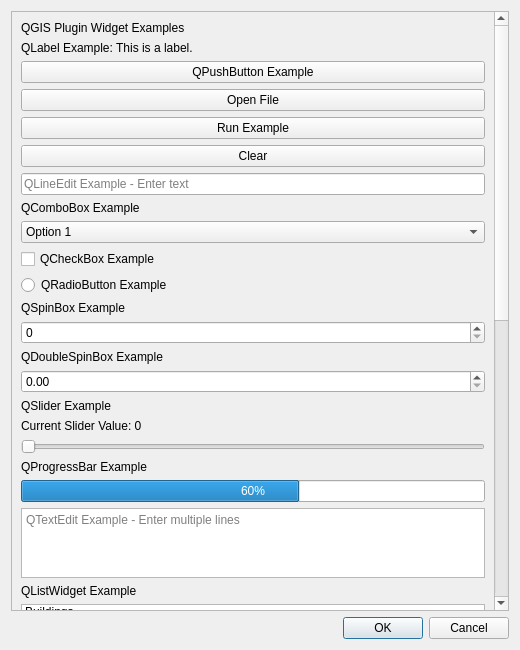
<?xml version='1.0' encoding='UTF-8'?>
<ui version="4.0">
 <class>InstitutionPluginTemplateDialogBase</class>
 <widget class="QDialog" name="InstitutionPluginTemplateDialogBase">
  <property name="geometry">
   <rect>
    <x>0</x>
    <y>0</y>
    <width>520</width>
    <height>650</height>
   </rect>
  </property>
  <property name="windowTitle">
   <string>Institution Plugin Template - Widget Examples</string>
  </property>
  <layout class="QVBoxLayout" name="mainLayout">
   <item>
    <widget class="QScrollArea" name="scrollArea">
     <property name="widgetResizable">
      <bool>true</bool>
     </property>
     <widget class="QWidget" name="scrollAreaWidgetContents">
      <layout class="QVBoxLayout" name="examplesLayout">
       <item>
        <widget class="QLabel" name="titleLabel">
         <property name="text">
          <string>QGIS Plugin Widget Examples</string>
         </property>
        </widget>
       </item>
       <item>
        <widget class="QLabel" name="labelExample">
         <property name="text">
          <string>QLabel Example: This is a label.</string>
         </property>
        </widget>
       </item>
       <item>
        <widget class="QPushButton" name="pushButtonExample">
         <property name="text">
          <string>QPushButton Example</string>
         </property>
        </widget>
       </item>
       <item>
        <widget class="QPushButton" name="openFileButton">
         <property name="text">
          <string>Open File</string>
         </property>
        </widget>
       </item>
       <item>
        <widget class="QPushButton" name="runExampleButton">
         <property name="text">
          <string>Run Example</string>
         </property>
        </widget>
       </item>
       <item>
        <widget class="QPushButton" name="clearButton">
         <property name="text">
          <string>Clear</string>
         </property>
        </widget>
       </item>
       <item>
        <widget class="QLineEdit" name="lineEditExample">
         <property name="placeholderText">
          <string>QLineEdit Example - Enter text</string>
         </property>
        </widget>
       </item>
       <item>
        <widget class="QLabel" name="comboBoxLabel">
         <property name="text">
          <string>QComboBox Example</string>
         </property>
        </widget>
       </item>
       <item>
        <widget class="QComboBox" name="comboBoxExample">
         <item>
          <property name="text">
           <string>Option 1</string>
          </property>
         </item>
         <item>
          <property name="text">
           <string>Option 2</string>
          </property>
         </item>
         <item>
          <property name="text">
           <string>Option 3</string>
          </property>
         </item>
        </widget>
       </item>
       <item>
        <widget class="QCheckBox" name="checkBoxExample">
         <property name="text">
          <string>QCheckBox Example</string>
         </property>
        </widget>
       </item>
       <item>
        <widget class="QRadioButton" name="radioButtonExample">
         <property name="text">
          <string>QRadioButton Example</string>
         </property>
        </widget>
       </item>
       <item>
        <widget class="QLabel" name="spinBoxLabel">
         <property name="text">
          <string>QSpinBox Example</string>
         </property>
        </widget>
       </item>
       <item>
        <widget class="QSpinBox" name="spinBoxExample" />
       </item>
       <item>
        <widget class="QLabel" name="doubleSpinBoxLabel">
         <property name="text">
          <string>QDoubleSpinBox Example</string>
         </property>
        </widget>
       </item>
       <item>
        <widget class="QDoubleSpinBox" name="doubleSpinBoxExample">
         <property name="decimals">
          <number>2</number>
         </property>
        </widget>
       </item>
       <item>
        <widget class="QLabel" name="sliderLabel">
         <property name="text">
          <string>QSlider Example</string>
         </property>
        </widget>
       </item>
       <item>
        <widget class="QLabel" name="sliderValueLabel">
         <property name="text">
          <string>Current Slider Value: 0</string>
         </property>
        </widget>
       </item>
       <item>
        <widget class="QSlider" name="sliderExample">
         <property name="minimum">
          <number>0</number>
         </property>
         <property name="maximum">
          <number>100</number>
         </property>
         <property name="orientation">
          <enum>Qt::Horizontal</enum>
         </property>
        </widget>
       </item>
       <item>
        <widget class="QLabel" name="progressBarLabel">
         <property name="text">
          <string>QProgressBar Example</string>
         </property>
        </widget>
       </item>
       <item>
        <widget class="QProgressBar" name="progressBarExample">
         <property name="value">
          <number>60</number>
         </property>
        </widget>
       </item>
       <item>
        <widget class="QTextEdit" name="textEditExample">
         <property name="placeholderText">
          <string>QTextEdit Example - Enter multiple lines</string>
         </property>
        </widget>
       </item>
       <item>
        <widget class="QLabel" name="listWidgetLabel">
         <property name="text">
          <string>QListWidget Example</string>
         </property>
        </widget>
       </item>
       <item>
        <widget class="QListWidget" name="listWidgetExample">
         <item>
          <property name="text">
           <string>Buildings</string>
          </property>
         </item>
         <item>
          <property name="text">
           <string>Roads</string>
          </property>
         </item>
         <item>
          <property name="text">
           <string>Rivers</string>
          </property>
         </item>
         <item>
          <property name="text">
           <string>Parcels</string>
          </property>
         </item>
        </widget>
       </item>
       <item>
        <widget class="QLabel" name="tableWidgetLabel">
         <property name="text">
          <string>QTableWidget Example</string>
         </property>
        </widget>
       </item>
       <item>
        <widget class="QTableWidget" name="tableWidgetExample">
         <property name="rowCount">
          <number>3</number>
         </property>
         <property name="columnCount">
          <number>2</number>
         </property>
         <column>
          <property name="text">
           <string>Layer</string>
          </property>
         </column>
         <column>
          <property name="text">
           <string>Features</string>
          </property>
         </column>
         <item row="0" column="0">
          <property name="text">
           <string>Buildings</string>
          </property>
         </item>
         <item row="0" column="1">
          <property name="text">
           <string>125</string>
          </property>
         </item>
         <item row="1" column="0">
          <property name="text">
           <string>Roads</string>
          </property>
         </item>
         <item row="1" column="1">
          <property name="text">
           <string>340</string>
          </property>
         </item>
         <item row="2" column="0">
          <property name="text">
           <string>Rivers</string>
          </property>
         </item>
         <item row="2" column="1">
          <property name="text">
           <string>42</string>
          </property>
         </item>
        </widget>
       </item>
       <item>
        <widget class="QLabel" name="dateEditLabel">
         <property name="text">
          <string>QDateEdit Example</string>
         </property>
        </widget>
       </item>
       <item>
        <widget class="QDateEdit" name="dateEditExample">
         <property name="calendarPopup">
          <bool>true</bool>
         </property>
         <property name="displayFormat">
          <string>dd.MM.yyyy</string>
         </property>
        </widget>
       </item>
       <item>
        <widget class="QLabel" name="timeEditLabel">
         <property name="text">
          <string>QTimeEdit Example</string>
         </property>
        </widget>
       </item>
       <item>
        <widget class="QTimeEdit" name="timeEditExample">
         <property name="displayFormat">
          <string>HH:mm:ss</string>
         </property>
        </widget>
       </item>
       <item>
        <widget class="QGroupBox" name="groupBoxExample">
         <property name="title">
          <string>QGroupBox Example - Analysis Settings</string>
         </property>
         <property name="minimumSize">
          <size>
           <width>0</width>
           <height>120</height>
          </size>
         </property>
         <layout class="QVBoxLayout" name="groupBoxLayout">
          <item>
           <widget class="QLabel" name="groupBoxInfoLabel">
            <property name="text">
             <string>Related widgets can be grouped inside this area.</string>
            </property>
           </widget>
          </item>
          <item>
           <widget class="QCheckBox" name="groupBoxCheckBox">
            <property name="text">
             <string>Enable Example Setting</string>
            </property>
           </widget>
          </item>
         </layout>
        </widget>
       </item>
       <item>
        <widget class="QLabel" name="treeWidgetLabel">
         <property name="text">
          <string>QTreeWidget Example</string>
         </property>
        </widget>
       </item>
       <item>
        <widget class="QTreeWidget" name="treeWidgetExample">
         <property name="minimumSize">
          <size>
           <width>0</width>
           <height>140</height>
          </size>
         </property>
         <column>
          <property name="text">
           <string>Items</string>
          </property>
         </column>
         <item>
          <property name="text">
           <string>Layers</string>
          </property>
          <item>
           <property name="text">
            <string>Buildings</string>
           </property>
          </item>
          <item>
           <property name="text">
            <string>Roads</string>
           </property>
          </item>
          <item>
           <property name="text">
            <string>Rivers</string>
           </property>
          </item>
         </item>
         <item>
          <property name="text">
           <string>Analysis</string>
          </property>
          <item>
           <property name="text">
            <string>Buffer</string>
           </property>
          </item>
          <item>
           <property name="text">
            <string>Clip</string>
           </property>
          </item>
         </item>
        </widget>
       </item>
      </layout>
     </widget>
    </widget>
   </item>
   <item>
    <widget class="QDialogButtonBox" name="button_box">
     <property name="standardButtons">
      <set>QDialogButtonBox::Cancel|QDialogButtonBox::Ok</set>
     </property>
    </widget>
   </item>
  </layout>
 </widget>
 <resources />
 <connections>
  <connection>
   <sender>button_box</sender>
   <signal>accepted()</signal>
   <receiver>InstitutionPluginTemplateDialogBase</receiver>
   <slot>accept()</slot>
  </connection>
  <connection>
   <sender>button_box</sender>
   <signal>rejected()</signal>
   <receiver>InstitutionPluginTemplateDialogBase</receiver>
   <slot>reject()</slot>
  </connection>
 </connections>
</ui>
